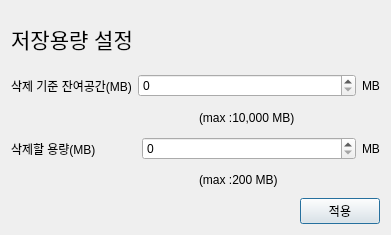
<?xml version="1.0" encoding="UTF-8"?>
<ui version="4.0">
 <class>Dialog</class>
 <widget class="QDialog" name="Dialog">
  <property name="geometry">
   <rect>
    <x>0</x>
    <y>0</y>
    <width>391</width>
    <height>235</height>
   </rect>
  </property>
  <property name="windowTitle">
   <string>Dialog</string>
  </property>
  <layout class="QGridLayout" name="gridLayout_2">
   <item row="0" column="0">
    <layout class="QGridLayout" name="gridLayout" rowstretch="0,0,0,0,0">
     <item row="1" column="0">
      <layout class="QHBoxLayout" name="horizontalLayout">
       <item>
        <widget class="QLabel" name="label_capacity_setting">
         <property name="font">
          <font>
           <pointsize>16</pointsize>
          </font>
         </property>
         <property name="text">
          <string>저장용량 설정</string>
         </property>
         <property name="alignment">
          <set>Qt::AlignmentFlag::AlignCenter</set>
         </property>
        </widget>
       </item>
       <item>
        <spacer name="horizontalSpacer">
         <property name="orientation">
          <enum>Qt::Orientation::Horizontal</enum>
         </property>
         <property name="sizeHint" stdset="0">
          <size>
           <width>40</width>
           <height>20</height>
          </size>
         </property>
        </spacer>
       </item>
       <item>
        <spacer name="horizontalSpacer_2">
         <property name="orientation">
          <enum>Qt::Orientation::Horizontal</enum>
         </property>
         <property name="sizeHint" stdset="0">
          <size>
           <width>40</width>
           <height>20</height>
          </size>
         </property>
        </spacer>
       </item>
      </layout>
     </item>
     <item row="4" column="0">
      <layout class="QHBoxLayout" name="horizontalLayout_4">
       <item>
        <spacer name="horizontalSpacer_4">
         <property name="orientation">
          <enum>Qt::Orientation::Horizontal</enum>
         </property>
         <property name="sizeHint" stdset="0">
          <size>
           <width>40</width>
           <height>20</height>
          </size>
         </property>
        </spacer>
       </item>
       <item>
        <widget class="QPushButton" name="button_apply_setting">
         <property name="text">
          <string>적용</string>
         </property>
        </widget>
       </item>
      </layout>
     </item>
     <item row="2" column="0">
      <layout class="QVBoxLayout" name="verticalLayout">
       <item>
        <layout class="QHBoxLayout" name="horizontalLayout_2" stretch="0,7,0">
         <item>
          <widget class="QLabel" name="label_display_required_capacity_text">
           <property name="text">
            <string>삭제 기준 잔여공간(MB)</string>
           </property>
          </widget>
         </item>
         <item>
          <widget class="QSpinBox" name="spinbox_required_capacity"/>
         </item>
         <item>
          <widget class="QLabel" name="label_mb_text">
           <property name="text">
            <string>MB</string>
           </property>
          </widget>
         </item>
        </layout>
       </item>
       <item>
        <layout class="QHBoxLayout" name="horizontalLayout_5">
         <item>
          <widget class="QLabel" name="label_max_use_capacity">
           <property name="text">
            <string> </string>
           </property>
          </widget>
         </item>
         <item>
          <widget class="QLabel" name="label_blank">
           <property name="text">
            <string>(max :10,000 MB)</string>
           </property>
          </widget>
         </item>
        </layout>
       </item>
      </layout>
     </item>
     <item row="3" column="0">
      <layout class="QVBoxLayout" name="verticalLayout_2">
       <item>
        <layout class="QHBoxLayout" name="horizontalLayout_3" stretch="0,0,7,0">
         <item>
          <widget class="QLabel" name="label_display_delete_capacity_text">
           <property name="text">
            <string>삭제할 용량(MB)</string>
           </property>
          </widget>
         </item>
         <item>
          <spacer name="horizontalSpacer_3">
           <property name="orientation">
            <enum>Qt::Orientation::Horizontal</enum>
           </property>
           <property name="sizeHint" stdset="0">
            <size>
             <width>40</width>
             <height>20</height>
            </size>
           </property>
          </spacer>
         </item>
         <item>
          <widget class="QSpinBox" name="spinbox_delete_capacity"/>
         </item>
         <item>
          <widget class="QLabel" name="label_mb_text2">
           <property name="text">
            <string>MB</string>
           </property>
          </widget>
         </item>
        </layout>
       </item>
       <item>
        <layout class="QHBoxLayout" name="horizontalLayout_6">
         <item>
          <widget class="QLabel" name="label_max_use_capacity_2">
           <property name="text">
            <string/>
           </property>
          </widget>
         </item>
         <item>
          <widget class="QLabel" name="label_blank_2">
           <property name="text">
            <string>(max :200 MB)</string>
           </property>
          </widget>
         </item>
        </layout>
       </item>
      </layout>
     </item>
    </layout>
   </item>
  </layout>
 </widget>
 <resources/>
 <connections/>
</ui>
